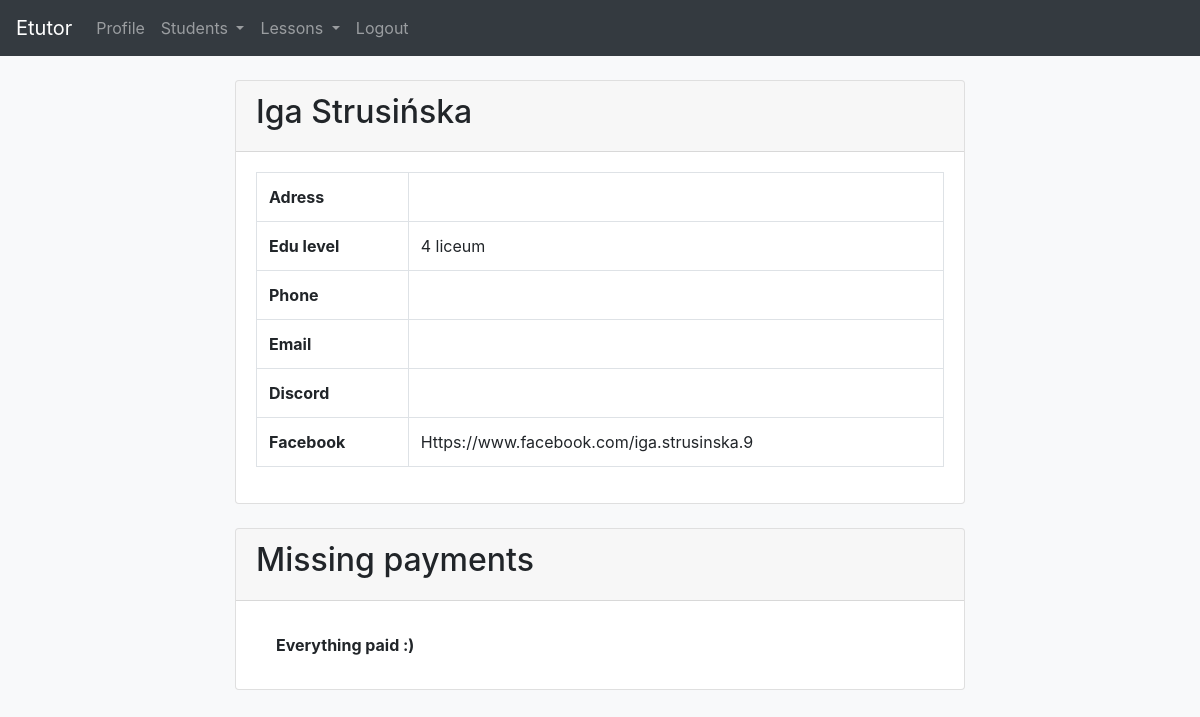
The app's page /students/9 (signed in) with its own data.
### app/models.py (models this page shows, shortened)
class Student(models.Model):
    first_name = models.CharField(max_length=50)
    last_name = models.CharField(max_length=50)
    address = models.CharField(max_length=100, blank=True)
    education_level = models.CharField(max_length=50, blank=True)
    phone_number = models.CharField(max_length=20, blank=True, unique=True)
    email = models.EmailField(blank=True, unique=True)
    discord_nick = models.CharField(max_length=50, blank=True, unique=True)
    facebook_profile = models.CharField(max_length=150, blank=True, unique=True)
    facebook_psid = models.CharField(max_length=50, blank=True)
    tutor = models.ForeignKey(Tutor, on_delete=models.CASCADE)
    def __str__(self):
        return f'{self.first_name.capitalize()} {self.last_name.capitalize()}'

### app/views.py (the view)
# urls.py: path('students/<int:pk>', views.StudentDetailView.as_view(),
@method_decorator(login_required, name='dispatch')
class StudentDetailView(DetailView):
    model = Student
    template_name = 'student_detail.html'
    def get_context_data(self, **kwargs):
        return super().get_context_data(
            lessons=self.object.lesson_set.all(),
            payments=self.object.payment_set.all(),
            total_missing_payment=get_total_student_missing_payment(
                self.object.payment_set),
        )

### app/reports.py (called while the page is built)
def get_total_student_missing_payment(queryset) -> int:
    return queryset.filter(status=Payment.DUE).aggregate(missing_payment=Sum('amount'))['missing_payment']

### templates/student_detail.html (shortened to what this page needs)
{% extends 'base.html' %}
{% block content %}
<div class="container">
  <div class="row justify-content-center">
    <div class="col-8">
      <div class="card mt-4">
        <div class="card-header">
          <h2>{{ student }}</h2>
        </div>
        <div class="card-body">
          <table class="table table-bordered">
            <tbody>
              <tr>
                <td><b>Adress</b></td>
                <td>{{ student.address }}</td>
              </tr>
              <tr>
                <td><b>Edu level</b></td>
                <td>{{ student.education_level }}</td>
              </tr>
              <tr>
                <td><b>Phone</b></td>
                <td>{{ student.phone_number }}</td>
              </tr>
              <tr>
                <td><b>Email</b></td>
                <td>{{ student.email }}</td>
              </tr>
              <tr>
                <td><b>Discord</b></td>
                <td>{{ student.discord_nick }}</td>
              </tr>
              <tr>
                <td><b>Facebook</b></td>
                <td>{{ student.facebook_profile }}</td>
              </tr>
            </tbody>
          </table>
        </div>
      </div>
    </div>
    <div class="col-8">
      <div class="card mt-4 mb-4">
        <div class="card-header">
          <h2>Missing payments</h2>
        </div>
        <div class="card-body">
          {% if total_missing_payment %}
          <table class="table table-bordered">
            <thead>
              <tr>
                <th scope="col">#</th>
                <th scope="col">Lesson date</th>
                <th scope="col">Amount</th>
                <th scope="col">Action</th>
              </tr>
            </thead>
            <tbody>
              {% for payment in payments %}
              <tr>
                <th scope="row">{{ payment.id }}</th>
                <td>{{ payment.date }}</td>
                <td>{{ payment.amount }} zł</td>
                <td>
                  <form action="{% url 'change-payment-status' %}" method="post">
                    {% csrf_token %}
                    <input type="hidden" value="{{ request.path|urlencode }}" name="redirect_back_path">
                    <input type="hidden" value="{{ payment.id }}" name="id_payment">
                    <input type="submit" value="Submit">
                  </form>
                </td>
              </tr>
              {% endfor %}
            </tbody>
          </table>
          <ul class="list-group list-group-flush">
            <li class="list-group-item"><b>Total missing payment: {{total_missing_payment}} zł</b></li>
          </ul>
          {% else %}
          <ul class="list-group list-group-flush">
            <li class="list-group-item"><b>Everything paid :)</b></li>
          </ul>
          {% endif %}
        </div>
      </div>
    </div>
  </div>
</div>
{% endblock %}

### records on screen
Student: first_name+last_name "Iga Strusińska", education_level "4 liceum", facebook_profile "Https://www.facebook.com/iga.strusinska.9"
